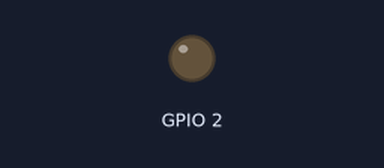
Simulated run of this sketch. Board: ESP8266 (Wemos D1 mini). Shown: output pins drawn as LEDs (lit = HIGH, except the on-board LED, lit = LOW). WiFi joins after 1.5 s; servers stay silent unless stated; network time is answered at once with the bench clock; the local clock reads 2024-03-15 10:24:30 at power-on unless the sketch sets it; what the sketch prints to the serial monitor is not drawn.

Above: at 0.1 s.
At 1.6 s:
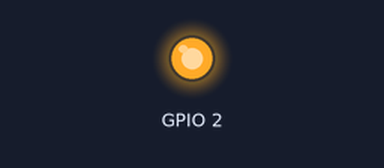
Timing chart, 0 to 3.1 s (numbered marks = the images above):
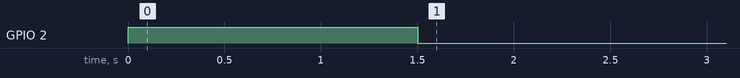

Measured:
- by itself, GPIO 2: LOW → HIGH at 0.00 s, → LOW 1.5 s later

The sketch:

wemos.ino
```cpp
#include <ESP8266WiFi.h>
#include <NTPClient.h>
#include <WiFiUdp.h>
#include <Time.h>


// Network credentials
const char* ssid = "";
const char* password = "";

WiFiUDP ntpUDP;
NTPClient timeClient(ntpUDP, "pool.ntp.org");

void setup() {
  Serial.begin(9600);
  pinMode(BUILTIN_LED, OUTPUT);
  // Connecting to WiFi
  WiFi.hostname("Name");
  WiFi.begin(ssid, password);

  timeClient.begin();
  timeClient.setTimeOffset(7200);//adjusted for CET timezone
}

void loop() {

  while(WiFi.status() != WL_CONNECTED){
      digitalWrite(BUILTIN_LED, HIGH);
       delay(500);
      Serial.print(".");
  }
  digitalWrite(BUILTIN_LED, LOW);
  int signal[59];

  get_time(signal);

  for(int i = 0; i<60;i++){
    Serial.println();
    Serial.print (i);
    Serial.print(" ");
    Serial.println(signal[i]);
    delay(1000);
  }

}

void get_time(int signal[59]
  ){
  long int T = 0;
  while(T==0)
  {
    timeClient.update();
    T = timeClient.getEpochTime();
    Serial.print(T);
    delay(10);
  }
  time_t epochTime = T;
  struct tm *current_time = localtime(&epochTime);

  int second = current_time->tm_sec;
  int minute = current_time->tm_min;
  int hour = current_time->tm_hour;
  int DoW = current_time->tm_wday+1;
  int DoM = current_time->tm_mday;
  int month = current_time->tm_mon+1;
  int year = current_time->tm_year;
  int DoY = current_time->tm_yday+1;
  int DST = current_time->tm_isdst;
  int iLY = is_leap_year(year+1);

  signal[0] = 2;
  signal[1] = ((minute/10)>>2)&1;
  signal[2] = ((minute/10)>>1)&1;
  signal[3] = ((minute/10)>>0)&1;
  signal[4] = 0;
  signal[5] = ((minute%10)>>3)&1;
  signal[6] = ((minute%10)>>2)&1;
  signal[7] = ((minute%10)>>1)&1;
  signal[8] = ((minute%10)>>0)&1;
  signal[9] = 2;
  signal[10] = 0;
  signal[11] = 0;
  signal[12] = ((hour/10)>>1)&1;
  signal[13] = ((hour/10)>>0)&1;
  signal[14] = 0;
  signal[15] = ((hour%10)>>3)&1;
  signal[16] = ((hour%10)>>2)&1;
  signal[17] = ((hour%10)>>1)&1;
  signal[18] = ((hour%10)>>0)&1;
  signal[19] = 2;
  signal[20] = 0;
  signal[21] = 0;
  signal[22] = ((DoY/10)>>1)&1;
  signal[23] = ((DoY/10)>>0)&1;
  signal[24] = 0;
  signal[25] = (((DoY/10)%10)>>3)&1;
  signal[26] = (((DoY/10)%10)>>2)&1;
  signal[27] = (((DoY/10)%10)>>1)&1;
  signal[28] = (((DoY/10)%10)>>0)&1;
  signal[29] = 2;
  signal[30] = ((DoY%10)>>3)&1;
  signal[31] = ((DoY%10)>>2)&1;
  signal[32] = ((DoY%10)>>1)&1;
  signal[33] = ((DoY%10)>>0)&1;
  signal[34] = 0;
  signal[35] = 0;
  signal[36] = 1;
  signal[37] = 0;
  signal[38] = 1;
  signal[39] = 2;
  signal[40] = 0;
  signal[41] = 0;
  signal[42] = 0;
  signal[43] = 0;
  signal[44] = 0;
  signal[45] = (((year/10)%10)>>3)&1;
  signal[46] = (((year/10)%10)>>2)&1;
  signal[47] = (((year/10)%10)>>1)&1;
  signal[48] = (((year/10)%10)>>0)&1;
  signal[49] = 2;
  signal[50] = ((year%10)>>3)&1;
  signal[51] = ((year%10)>>2)&1;
  signal[52] = ((year%10)>>1)&1;
  signal[53] = ((year%10)>>0)&1;
  signal[54] = 0;
  signal[55] = iLY;
  signal[56] = 0;
  signal[57] = DST;
  signal[58] = DST;
  signal[59] = 2;
}

int is_leap_year(int year){
  return ((year % 4 == 0) && (year % 100 != 0) || (year % 400 == 0));
}
```
